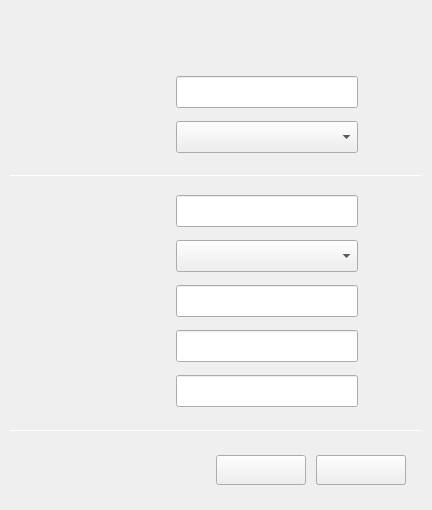
<?xml version="1.0" encoding="UTF-8"?>
<ui version="4.0">
 <class>ConfForm</class>
 <widget class="QWidget" name="ConfForm">
  <property name="geometry">
   <rect>
    <x>0</x>
    <y>0</y>
    <width>432</width>
    <height>510</height>
   </rect>
  </property>
  <property name="windowTitle">
   <string/>
  </property>
  <widget class="QWidget" name="centralWidget" native="true">
   <property name="geometry">
    <rect>
     <x>0</x>
     <y>0</y>
     <width>432</width>
     <height>510</height>
    </rect>
   </property>
   <widget class="QWidget" name="wgManual" native="true">
    <property name="geometry">
     <rect>
      <x>1</x>
      <y>180</y>
      <width>430</width>
      <height>260</height>
     </rect>
    </property>
    <widget class="QLineEdit" name="leAddr">
     <property name="geometry">
      <rect>
       <x>175</x>
       <y>15</y>
       <width>182</width>
       <height>32</height>
      </rect>
     </property>
     <property name="font">
      <font>
       <pointsize>10</pointsize>
      </font>
     </property>
    </widget>
    <widget class="QComboBox" name="cbMask">
     <property name="geometry">
      <rect>
       <x>175</x>
       <y>60</y>
       <width>182</width>
       <height>32</height>
      </rect>
     </property>
     <property name="font">
      <font>
       <pointsize>10</pointsize>
      </font>
     </property>
    </widget>
    <widget class="QLineEdit" name="leGateway">
     <property name="geometry">
      <rect>
       <x>175</x>
       <y>105</y>
       <width>182</width>
       <height>32</height>
      </rect>
     </property>
     <property name="font">
      <font>
       <pointsize>10</pointsize>
      </font>
     </property>
    </widget>
    <widget class="QLineEdit" name="leDns">
     <property name="geometry">
      <rect>
       <x>175</x>
       <y>150</y>
       <width>182</width>
       <height>32</height>
      </rect>
     </property>
     <property name="font">
      <font>
       <pointsize>10</pointsize>
      </font>
     </property>
    </widget>
    <widget class="QLabel" name="lbTxt2">
     <property name="geometry">
      <rect>
       <x>76</x>
       <y>20</y>
       <width>80</width>
       <height>20</height>
      </rect>
     </property>
     <property name="font">
      <font>
       <pointsize>10</pointsize>
      </font>
     </property>
     <property name="text">
      <string/>
     </property>
    </widget>
    <widget class="QLabel" name="lbTxt3">
     <property name="geometry">
      <rect>
       <x>76</x>
       <y>65</y>
       <width>80</width>
       <height>20</height>
      </rect>
     </property>
     <property name="font">
      <font>
       <pointsize>10</pointsize>
      </font>
     </property>
     <property name="text">
      <string/>
     </property>
    </widget>
    <widget class="QLabel" name="lbTxt4">
     <property name="geometry">
      <rect>
       <x>76</x>
       <y>110</y>
       <width>80</width>
       <height>20</height>
      </rect>
     </property>
     <property name="font">
      <font>
       <pointsize>10</pointsize>
      </font>
     </property>
     <property name="text">
      <string/>
     </property>
    </widget>
    <widget class="QLabel" name="lbTxt5">
     <property name="geometry">
      <rect>
       <x>76</x>
       <y>155</y>
       <width>80</width>
       <height>20</height>
      </rect>
     </property>
     <property name="font">
      <font>
       <pointsize>10</pointsize>
      </font>
     </property>
     <property name="text">
      <string/>
     </property>
    </widget>
    <widget class="QLineEdit" name="leDns2">
     <property name="geometry">
      <rect>
       <x>175</x>
       <y>195</y>
       <width>182</width>
       <height>32</height>
      </rect>
     </property>
     <property name="font">
      <font>
       <pointsize>10</pointsize>
      </font>
     </property>
    </widget>
    <widget class="QLabel" name="lbTxt6">
     <property name="geometry">
      <rect>
       <x>76</x>
       <y>200</y>
       <width>80</width>
       <height>20</height>
      </rect>
     </property>
     <property name="font">
      <font>
       <pointsize>10</pointsize>
      </font>
     </property>
     <property name="text">
      <string/>
     </property>
    </widget>
   </widget>
   <widget class="QWidget" name="wdHead" native="true">
    <property name="geometry">
     <rect>
      <x>1</x>
      <y>1</y>
      <width>430</width>
      <height>180</height>
     </rect>
    </property>
    <widget class="QComboBox" name="cbType">
     <property name="geometry">
      <rect>
       <x>175</x>
       <y>120</y>
       <width>182</width>
       <height>32</height>
      </rect>
     </property>
     <property name="font">
      <font>
       <pointsize>10</pointsize>
      </font>
     </property>
    </widget>
    <widget class="QLabel" name="lbTxt1">
     <property name="geometry">
      <rect>
       <x>76</x>
       <y>125</y>
       <width>80</width>
       <height>20</height>
      </rect>
     </property>
     <property name="font">
      <font>
       <pointsize>10</pointsize>
      </font>
     </property>
     <property name="text">
      <string/>
     </property>
    </widget>
    <widget class="QLabel" name="lbName">
     <property name="geometry">
      <rect>
       <x>76</x>
       <y>80</y>
       <width>80</width>
       <height>20</height>
      </rect>
     </property>
     <property name="font">
      <font>
       <pointsize>10</pointsize>
      </font>
     </property>
     <property name="text">
      <string/>
     </property>
    </widget>
    <widget class="QLineEdit" name="leName">
     <property name="geometry">
      <rect>
       <x>175</x>
       <y>75</y>
       <width>182</width>
       <height>32</height>
      </rect>
     </property>
     <property name="font">
      <font>
       <pointsize>10</pointsize>
      </font>
     </property>
    </widget>
   </widget>
   <widget class="QWidget" name="wdBottom" native="true">
    <property name="geometry">
     <rect>
      <x>1</x>
      <y>440</y>
      <width>430</width>
      <height>70</height>
     </rect>
    </property>
    <widget class="QPushButton" name="btnOk">
     <property name="geometry">
      <rect>
       <x>315</x>
       <y>15</y>
       <width>90</width>
       <height>30</height>
      </rect>
     </property>
     <property name="font">
      <font>
       <pointsize>10</pointsize>
      </font>
     </property>
     <property name="text">
      <string/>
     </property>
    </widget>
    <widget class="QPushButton" name="btnCancel">
     <property name="geometry">
      <rect>
       <x>215</x>
       <y>15</y>
       <width>90</width>
       <height>30</height>
      </rect>
     </property>
     <property name="font">
      <font>
       <pointsize>10</pointsize>
      </font>
     </property>
     <property name="text">
      <string/>
     </property>
    </widget>
    <widget class="QPushButton" name="btnCreate">
     <property name="geometry">
      <rect>
       <x>315</x>
       <y>15</y>
       <width>90</width>
       <height>30</height>
      </rect>
     </property>
     <property name="text">
      <string/>
     </property>
    </widget>
   </widget>
   <widget class="QLabel" name="lbLeftupTitle">
    <property name="geometry">
     <rect>
      <x>30</x>
      <y>30</y>
      <width>140</width>
      <height>22</height>
     </rect>
    </property>
    <property name="text">
     <string/>
    </property>
   </widget>
   <widget class="Line" name="lineUp">
    <property name="geometry">
     <rect>
      <x>10</x>
      <y>175</y>
      <width>412</width>
      <height>1</height>
     </rect>
    </property>
    <property name="orientation">
     <enum>Qt::Horizontal</enum>
    </property>
   </widget>
   <widget class="Line" name="lineDown">
    <property name="geometry">
     <rect>
      <x>10</x>
      <y>430</y>
      <width>412</width>
      <height>1</height>
     </rect>
    </property>
    <property name="orientation">
     <enum>Qt::Horizontal</enum>
    </property>
   </widget>
  </widget>
 </widget>
 <resources/>
 <connections/>
</ui>
